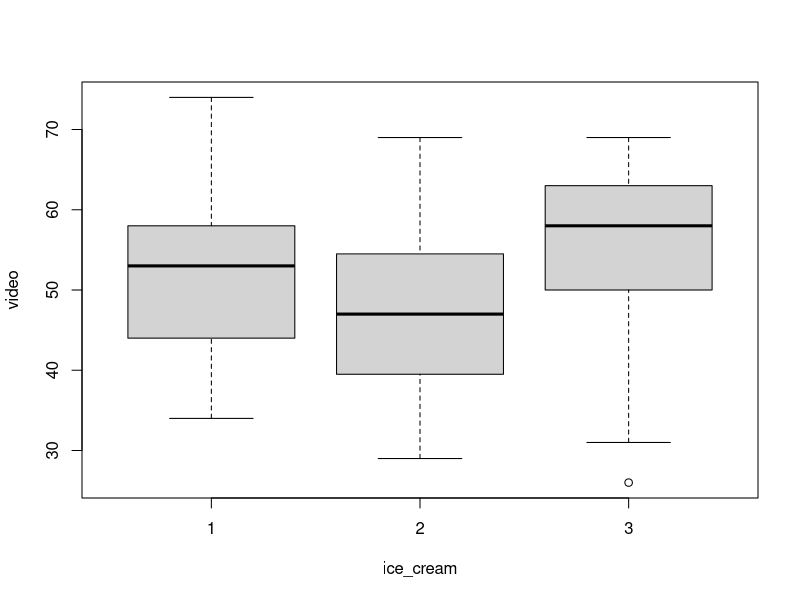
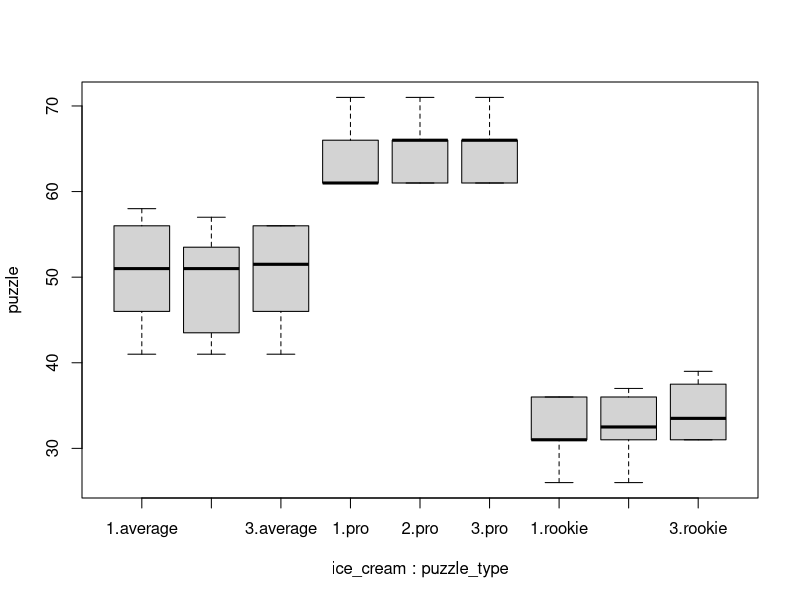

Source code (R) for these figures, in order:
eis <- read.csv("eis.csv")

# CHANGE categorical variables' data types to FACTORS (aov requires categorical variables to be factors)
eis$ice_cream = factor(eis$ice_cream)
eis$puzzle_type = factor(eis$puzzle_type)
eis$adult = factor(eis$adult)


#1. Do people who prefer strawberry ice cream (flavor 1) score significantly better in the video test? (One-Way-Anova)

table(eis$ice_cream)  # balanced sample sizes assumptions (fails)

fligner.test(video ~ ice_cream, data=eis)  # homogeneity of variance assumption (pass)

# check normality (fails)
# with boxplot
boxplot(video ~ ice_cream, data=eis) # boxplot also shows strawberry ice cream people don't score the highest
# with Shapiro-Wilk test
# check for all groups 1, 2, 3: here you see another way to subset
shapiro.test(eis$video[eis$ice_cream==1])
# try log to make it normal
eis$log_video = log(eis$video)
shapiro.test(eis$log_video[eis$ice_cream==1]) # still fails

# 1-way ANOVA
model1 = aov(video ~ ice_cream, data=eis)   # accept null-hypothesis
summary(model1)

TukeyHSD(model1) # shows flavor 1 is not significantly different/higher from either group


#2. Can the score in the puzzle game explain the score in the video game? (Linear Regression)

model2 = lm(video ~ puzzle, data=eis)
summary(model2)
# p-value suggests it is significant, but low R-squared value indicates it is not a good model


#3. Do people who like chocolate ice cream and are puzzle pros score significantly higher on the puzzle games test? (Two-Way-ANOVA)

# Same assumptions as Q#1

boxplot(puzzle ~ ice_cream:puzzle_type, data=eis)
model3 = aov(puzzle ~ ice_cream:puzzle_type, data=eis) # only interaction term included in the model to get its isolated effect
summary(model3)

# check every p-value that involves chocolate(2)-pro group, and all of them should be significant
TukeyHSD(model3)
# some comparisons turn out not to be significant, although chocolate(2)-pro group is the highest
# if the boxplot does not clearly show the comparison, check the diff column in Tukey's Test, diff +ve implies, first level is higher 


#4. Is there a difference in frequency in adults and children concerning puzzle-type preference?

chisq.test(eis$puzzle_type, eis$adult)
# p-value turns out to be higher than 0.05, which means the groupings do not influence each other

